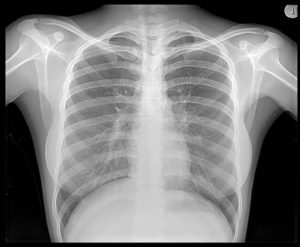
#> input picture lab4/Xray-300x247.jpg, 300 x 247 px
$ jupyter execute Lab4.ipynb   (shell and % lines are left out)
#> lines starting #> are read from the running program, lines starting #| are printed output that depends on the picture
# Szanowni Państwo, jak co tydzień nowy notatnik.
__Bardzo dziękuję Maciejowi Stanuchowi za pomoć w przygotowaniu tego notatnika.__

Na początek biblioteki:

[cell 1]
import numpy as np
import matplotlib.pylab as plt
from skimage import color, morphology
from scipy import signal
import scipy

Wczytanie obrazu oraz konwersja na skalę szarości (8bit)

[cell 2]
im = plt.imread('Xray-300x247.jpg')
#> im is the input picture: shape (247, 300, 3); min 0, max 255, mean 126.9
im.shape
im_gray = color.rgb2gray(im)

Dla ułatwienia tworzymy funkcję, która pomoże nam porównywać obrazy, które wytworzymy:

[cell 3]
def compareImages(img1, img2):
    plt.figure(figsize=(12,12))
    plt.subplot(1, 3, 1)
    plt.imshow(img1, cmap='gray')
    plt.title('original')
    plt.axis('off')
    plt.subplot(1, 3, 2)
    plt.imshow(img2, cmap='gray')
    plt.title('processed')
    plt.axis('off')
    plt.subplot(1, 3, 3)
    if (img1.dtype == bool and img2.dtype == bool):
        plt.imshow(np.asarray(img2, dtype=np.uint16) - np.asarray(img1, dtype=np.uint16), cmap='gray')
    else:
        plt.imshow(img2 - img1, cmap='gray')
    plt.title('difference')
    plt.axis('off')

Tworzymy funkcję do SE

[cell 4]
def isInCircle(x, y, center_x, center_y, radius):
    out = (x - center_x)**2 + (y - center_y)**2 < radius**2
    return out

def createDisk(radius, SE):
    disk = np.zeros_like(SE)
    x_SE, y_SE = np.shape(SE)
    x_center = int(np.floor(x_SE / 2))
    y_center = int(np.floor(y_SE / 2))
    for i in range(0,np.shape(SE)[0]):
        for j in range(0, np.shape(SE)[1]):
            disk[i,j] = isInCircle(i, j, x_center, y_center, radius + 0.2)
    return disk

def createSE(size = (3,3), shape='filled', radius = -1):
    SE = np.ones(size, np.uint8)
    if shape == 'filled':
        return SE
    elif shape == 'disk':
        if radius == -1:
            radius = int(np.floor(np.max(np.shape(SE)) / 2))
        return createDisk(radius, SE)

# __Dopasowanie histogramu__
Dopasowanie histogramu na podstawie Cumulative Distribution Function (http://paulbourke.net/miscellaneous/equalisation/). Dopasowujemy histogram obrazu do rozkładu histogramu wzorca.

[cell 5]
from skimage.exposure import cumulative_distribution
#import matplotlib.pylab as plt
import numpy as np

def cdf(im):
    '''
    computes the CDF of an image im as 2D numpy ndarray
    '''
    c, b = cumulative_distribution(im)
    # pad the beginning and ending pixels and their CDF values
    c = np.insert(c, 0, [0]*b[0])
    c = np.append(c, [1]*(255-b[-1]))
    return c

def hist_matching(c, c_t, im):
    '''
    c: CDF of input image computed with the function cdf()
    c_t: CDF of template image computed with the function cdf()
    im: input image as 2D numpy ndarray
    returns the modified pixel values
    '''
    pixels = np.arange(256)
    # find closest pixel-matches corresponding to the CDF of the input image, given the value of the CDF H of
    # the template image at the corresponding pixels, s.t. c_t = H(pixels) <=> pixels = H-1(c_t)
    new_pixels = np.interp(c, c_t, pixels)
    im = (np.reshape(new_pixels[im.ravel()], im.shape)).astype(np.uint8)
    return im

Ładujemy drugi obraz o innym histogramie

[cell 6]
im_2 = plt.imread('CT_lungs.png')
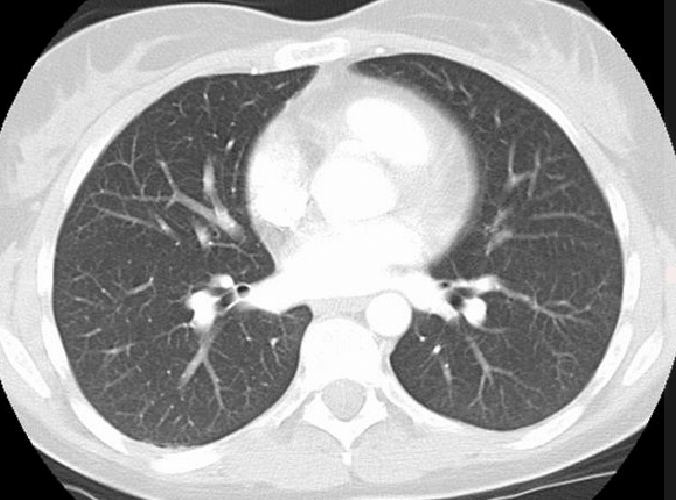
#> input picture lab6/CT_lungs.png, 676 x 500 px, found by its file name
#> im_2 is the input picture: shape (500, 676, 4) float32; mean R, G, B, A 0.637, 0.637, 0.637, 1
im_2.shape
im_gray_2 = color.rgb2gray(im_2)

konwersja dla ułatwienia kolejnych działań

[cell 7]
im_gray_u8 = np.asarray(im_gray*255, dtype=np.uint8)
im_gray_2_u8 = np.asarray(im_gray_2*255, dtype=np.uint8)

[cell 8]
def compareHistograms(img1, img2, bins = 128, cumulative = False):
    plt.figure()
    plt.hist(img1.ravel(), bins = bins, cumulative = cumulative)
    plt.title('Image 1')
    plt.show()
    plt.figure()
    plt.hist(img2.ravel(), bins = bins, cumulative = cumulative)
    plt.title('Image 2')
    plt.show()

wywołanie funkcji (cdf obrazu, cdf wzorca, obraz dopasowywany) Ustalcie co jest obrazem źródłowym, a co docelowym) tutaj zastosowano inne nazewnictwo, z którym możecie się spotkać w literaturze.

[cell 9]
res = hist_matching(cdf(im_gray_u8), cdf(im_gray_2_u8), im_gray_u8)
#> in cdf, `c, b = cumulative_distribution(im)`: c = 256 values from 0.119 to 1; b = 256 values from 0 to 255
#> in hist_matching, `new_pixels = np.interp(c, c_t, pixels)`: new_pixels = 256 values from 76.53 to 255
#> in hist_matching, `im = (np.reshape(new_pixels[im.ravel()], im.shape)).astype(np.uint8)`:
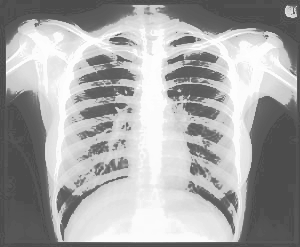
#> im: shape (247, 300); min 76, max 255, mean 166.6

wizualizacja rezultatów

[cell 10]
plt.plot(cdf(im_gray_u8))
plt.show()
plt.plot(cdf(im_gray_2_u8))
plt.show()
plt.plot(cdf(res))
plt.show()
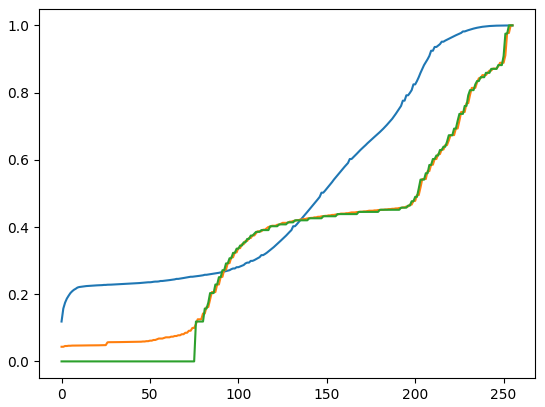
#> figure drawn by matplotlib, 1 panel; curve peaks at x = 255, y = 1; curve peaks at x = 254, y = 1; curve peaks at x = 255, y = 1

[cell 11]
compareHistograms(im_gray_u8, im_gray_2_u8, cumulative = True)
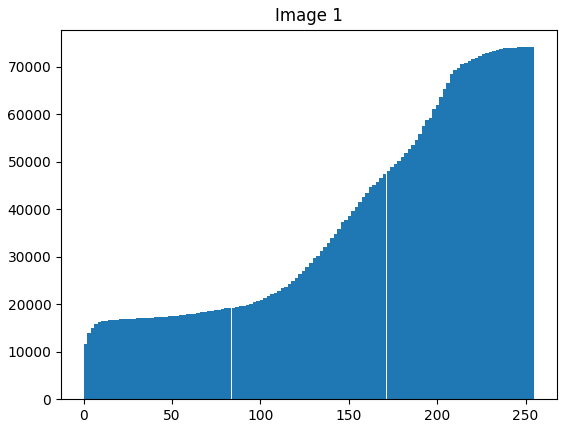
#> figure drawn by matplotlib, 1 panel; tallest bar 74100 high, from x = 253 to 255
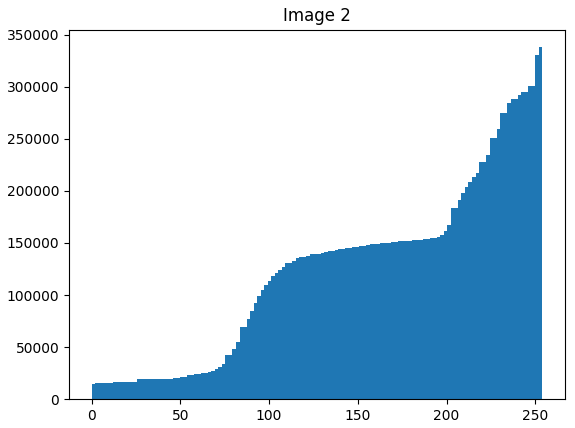
#> figure drawn by matplotlib, 1 panel; tallest bar 338000 high, from x = 252 to 254

[cell 12]
compareHistograms(im_gray_2_u8, res, bins=256, cumulative = True)
#> figure, not shown here; tallest bar 338000 high, from x = 253 to 254
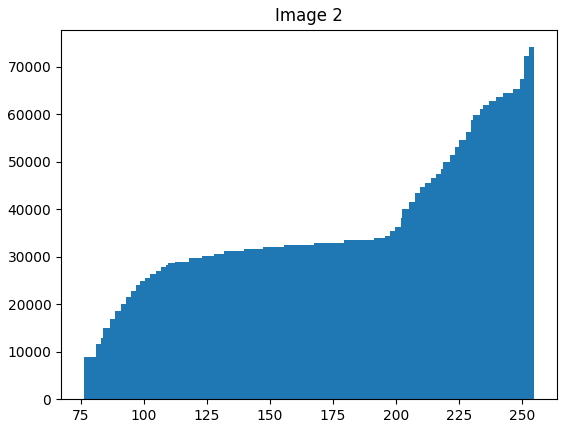
#> figure drawn by matplotlib, 1 panel; tallest bar 74100 high, from x = 254.3 to 255

[cell 13]
plt.imshow(im_gray_2_u8, cmap='gray')
plt.show()
plt.imshow(im_gray_u8, cmap='gray')
plt.show()
plt.imshow(res, cmap='gray')
plt.show()

# __FFT obrazu__

[cell 14]
im_fft = np.fft.fft2(im_gray)

[cell 15]
def showFFT(fft):
    plt.imshow(np.log10(abs(fft)), cmap='gray')
    plt.axis('off')
    plt.show()
def showImage(img):
    plt.imshow(img, cmap='gray')
    plt.axis('off')
    plt.show()

[cell 16]
showFFT(im_fft)
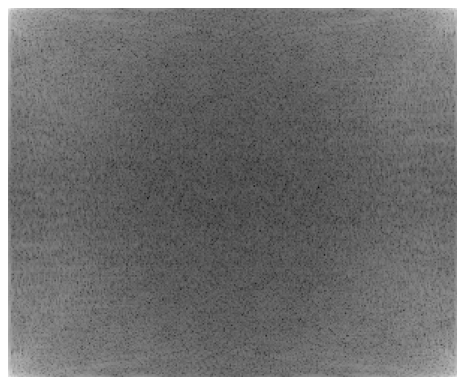
#> figure drawn by matplotlib, 1 panel

filtracja filtrem dolnoprzepustowym (sprawdźcie jaki wpływ ma rozmiar maski)

[cell 17]
mask = createSE((3,3))
display(mask)
im_filtered = signal.convolve2d(im_gray, mask)
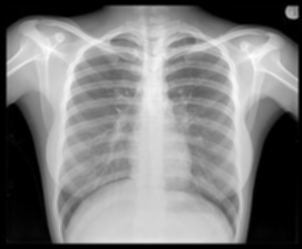
#> im_filtered: shape (249, 302) float64; min 0, max 8.85, mean 4.41; drawn with min black and max white
im_filtered_fft = np.fft.fft2(im_filtered)
showImage(im_filtered)
showFFT(im_filtered_fft)
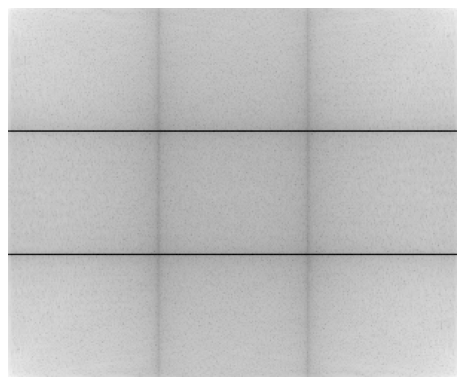
#> figure drawn by matplotlib, 1 panel
